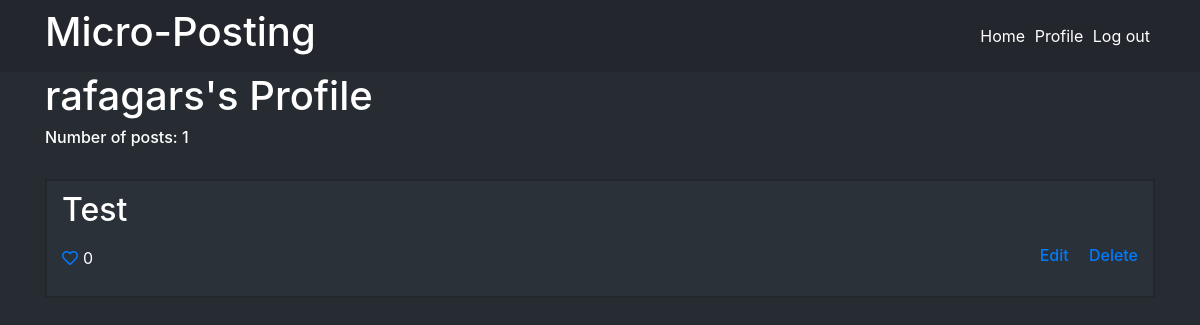
Page /user (signed in) on the earlier database version.
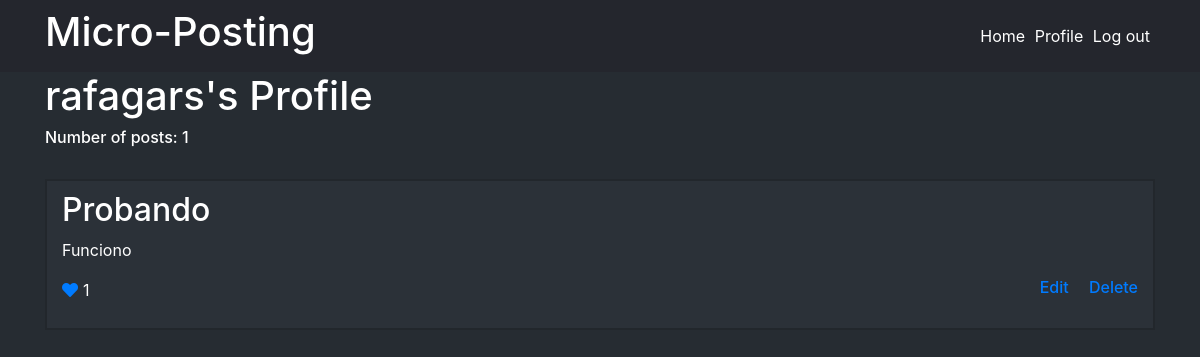
Same page on the later database version.
### app.py (models this page shows, shortened)
class User(db.Model, UserMixin):
	id = db.Column(db.Integer, primary_key = True)
	username = db.Column(db.String, unique = True)
	email = db.Column(db.String, unique = True)
	password = db.Column(db.String)
	post = db.relationship('Post', backref = 'user')
	liked = db.relationship('PostLike',
                         foreign_keys='PostLike.user_id',
                         backref='user', lazy='dynamic')
	def has_liked_post(self, post):
		return PostLike.query.filter(
			PostLike.user_id == self.id,
			PostLike.post_id == post.id
		).count() > 0
	@staticmethod
	def get_by_id(id):
		return User.query.get(id)

class Post(db.Model):
	id = db.Column(db.Integer, primary_key = True)
	title = db.Column(db.String)
	body = db.Column(db.Text)
	posted_by = db.Column(db.Integer, db.ForeignKey('user.id'))
	likes = db.relationship('PostLike', backref='post', lazy='dynamic')

### app.py (the view)
@app.route("/user")
@login_required
def show_user():
	posts = Post.query.filter_by(posted_by = current_user.id )
	return render_template("ShowUser.html", posts = posts)

### app.py (called while the page is built)
@login_manager.user_loader
def load_user(user_id):
	return User.get_by_id(user_id)

### templates/ShowUser.html (shortened to what this page needs)
{% extends "base.html" %}
{% block content %}
<h1> {{current_user.username}}'s Profile </h1>
<h6> Number of posts: {{posts.count()}} </h6>
		<div id="posts">
			{% for post in posts %}
				<br>
				<div class="post">
					<h2 class="">{{post.title}}</h2>
					<p>{{post.body}}</p>
					{% if current_user.id == post.posted_by %}
					<h6><a href="{{url_for('delete_post', post_id = post.id)}}" class="float-right">&emsp; Delete</a></h6>
					<h6><a href="{{url_for('edit_post', post_id = post.id)}}" class="float-right"> Edit</a></h6>
					{% endif %}
					{% if current_user.has_liked_post(post) %}
					<p class="likes"><a href="{{ url_for('like_action', post_id=post.id, action='unlike') }}" class="fas fa-heart"></a><span style="margin-left: 5px;">{{ post.likes.count() }}</span></p>
					{% else %}
					<p class="likes"><a href="{{ url_for('like_action', post_id=post.id, action='like') }}" class="far fa-heart"></a><span style="margin-left: 5px;">{{ post.likes.count() }}</span></p>
					{% endif %}
				</div>
			{% endfor %}
		</div>
{% endblock %}

### templates/base.html (shortened to what this page needs)
<!DOCTYPE html>
<html lang="en">
<head>
	<link rel="stylesheet" type="text/css" href="{{url_for('static', filename='css/style.css')}}">
	<link rel="stylesheet" type="text/css" href="{{url_for('static', filename='css/bootstrap.min.css')}}">
	<link rel="stylesheet" href="https://use.fontawesome.com/releases/v5.7.1/css/all.css">
</head>
<body id="body">
	<header id="header" class="navbar navbar-fixed-top navbar-inverse">
		<div class="container">
    		<h1><a href="{{url_for('index')}}">Micro-Posting</a></h1>
    <nav>
          <a href="{{url_for('index')}}" style="display: inline; margin-right: 5px;">Home</a>
          {% if current_user.is_authenticated %}
          <a href="{{url_for('show_user')}}" style="display: inline; margin-right: 5px;">Profile</a>
          <a href="{{url_for('logout')}}" style="display: inline; margin-right: 5px;">Log out</a>
          {% else %}
          <a href="{{url_for('login')}}" style="display: inline; margin-right: 5px;">Login</a>
          {% endif %}
    </nav>
  </div>
	</header>
	<div class="container">
	{% block content %}
	{% endblock %}
	</div>
</body>
</html>

### static/css/style.css (style rules this page uses)
#body { background-color: #262c32; color: white; }
#header { background-color: #24262d; }
#header a { color: white; }
#body a { text-decoration: none; }
#posts .post { box-sizing: content-box; border: 2px double #22272c; background-color: #2b3138; margin-bottom: 5px; padding: 10px 15px; }

Differences in the rows shown:
changed Post: title "Test" → "Probando"; body (not shown) → "Funciono"; likes.count "0" → "1"
